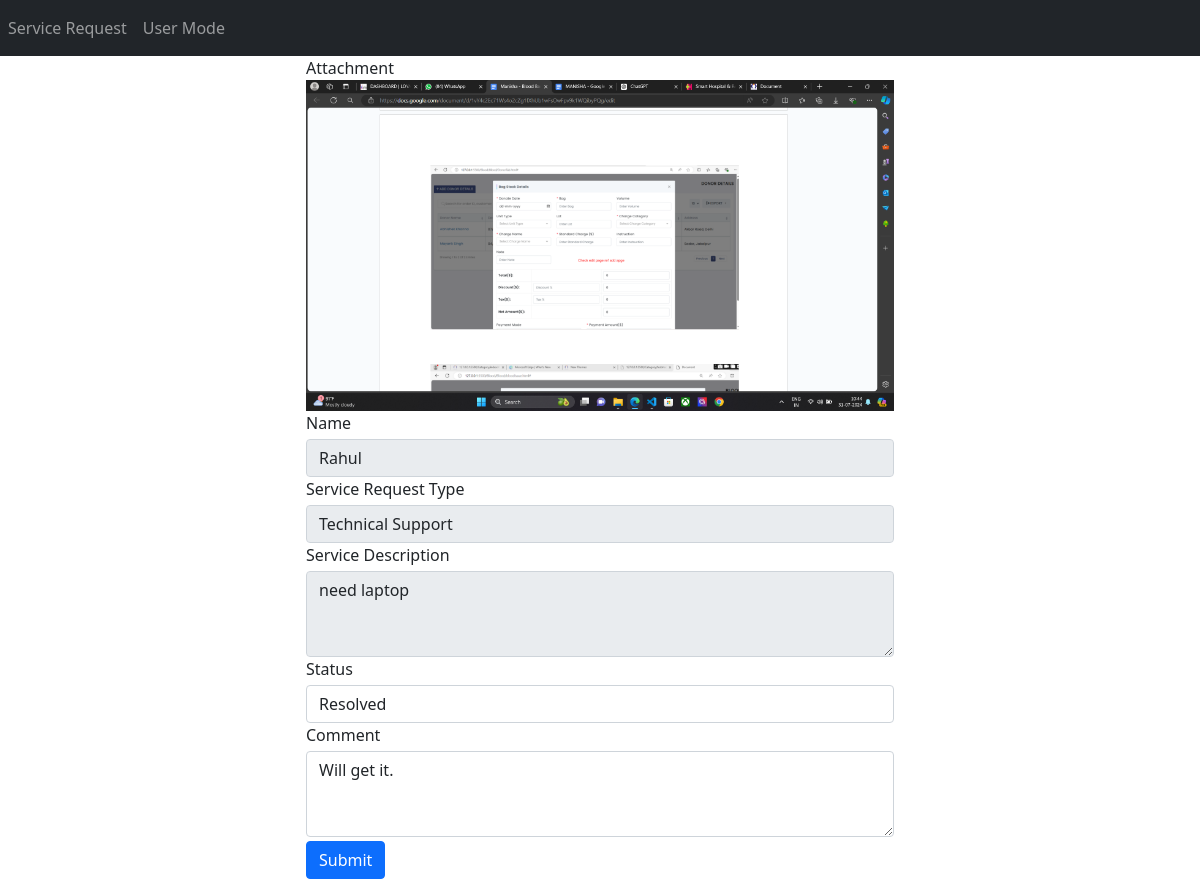
The page /dt/1/ on the database its author committed.
### service_request/models.py (models this page shows, shortened)
class Service(models.Model):
    id = models.AutoField(primary_key=True)
    name = models.CharField(max_length=100)
    srtype = [('Technical Support', 'Technical Support'), ('Billing & Account Support', 'Billing & Account Support'), ('Product/Service Request', 'Product/Service Request'), ('General Queries', 'General Queries')]
    stype = models.CharField(max_length=100, choices=srtype)
    description = models.TextField()
    image = models.ImageField(upload_to='request/')
    st = [('In Progress', 'In Progress'), ('Resolved', 'Resolved'), ('Not Resolved', 'Not Resolved')]
    status = models.CharField(max_length=100, choices=st, default='In Progress')
    comment = models.CharField(max_length=100, default='No Comments')

### service_request/views.py (the view)
# urls.py: path('dt/<int:id>/', views.detail, name='dt'),
def detail(request, id):
    details = Service.objects.get(id = id)
    if request.method == "POST":
        details.comment = request.POST['comm']
        details.status = request.POST['stat']
        details.save()
        return redirect('cs')
    return render(request, 'sdetail.html', {'details' : details})

### service_request/templates/sdetail.html (shortened to what this page needs)
<!DOCTYPE html>
<html lang="en">
<head>
    <link href="https://cdn.jsdelivr.net/npm/bootstrap@5.0.2/dist/css/bootstrap.min.css" rel="stylesheet"
>
</head>
<body>
    <nav class="navbar navbar-expand-lg navbar-dark bg-dark">
        <div class="collapse navbar-collapse" id="navbarNav">
            <ul class="navbar-nav">
                <li class="nav-item active">
                    <a class="nav-link" href="{% url 'cs' %}">Service Request </a>
                </li>
                <li class="nav-item active">
                    <a class="nav-link" href="{% url 'sr' %}">User Mode</a>
                </li>
            </ul>
        </div>
    </nav>
    <div class="row">
        <div class="col-md-3">
        </div>
        <div class="col-md-6">
            <form method="post">
                <label for="exampleFormControlInput1">Attachment</label>
                <img src="{{ details.image.url }}" alt="Attachment" width="100%">
                <div class="form-group">
                <label for="exampleFormControlInput1">Name</label>
                <input name="nm" type="text" class="form-control mt-1" id="exampleFormControlInput1"
                    placeholder="Enter Name" value="{{ details.name }}" disabled>
        </div>
        <div class="form-group">
            <label for="exampleFormControlSelect1">Service Request Type</label>
            <select class="form-control mt-1" name="srt" id="exampleFormControlSelect1" disabled>
    <option value="Technical Support" {% if details.stype == "Technical Support" %}selected{% endif %}>Technical Support</option>
            </select>
        </div>
        <div class="form-group">
            <label for="exampleFormControlTextarea1">Service Description</label>
            <textarea class="form-control mt-1" name="sd" id="exampleFormControlTextarea1" rows="3" readonly>{{ details.description }}</textarea>
        </div>
        <div class="form-group">
            <label for="exampleFormControlSelect1">Status</label>
            <select class="form-control mt-1" name="stat" id="exampleFormControlSelect1">
                <option value="Resolved" {% if details.status == "Resolved" %}selected{% endif %}>Resolved</option>
            </select>
        </div>
        <div class="form-group">
            <label for="exampleFormControlTextarea1">Comment</label>
            <textarea class="form-control mt-1" name="comm" id="exampleFormControlTextarea1" rows="3">{{ details.comment }}</textarea>
        </div>
        <input class="btn btn-primary mt-1" type="submit" value="Submit">
        </form>
    </div>
    </div>
</body>
</html>

### rows shown on the page
Service: image (picture), nm "Rahul", srt "Technical Support", sd "need laptop", stat "Resolved", comm "Will get it."
